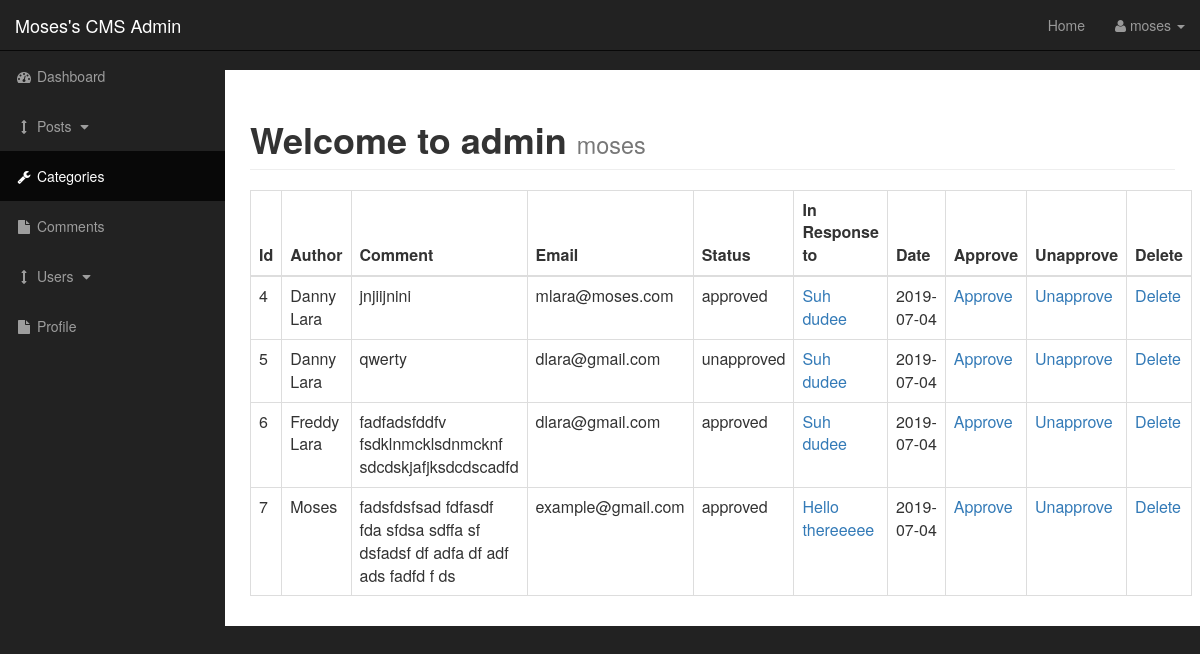
The app's page /admin/comments.php (signed in) with its own data.
### tables this page shows
CREATE TABLE `comments` (
  `comment_id` int(3) NOT NULL,
  `comment_post_id` int(3) NOT NULL,
  `comment_author` varchar(255) NOT NULL,
  `comment_email` varchar(255) NOT NULL,
  `comment_content` text NOT NULL,
  `comment_status` varchar(255) NOT NULL,
  `comment_date` date NOT NULL
);

CREATE TABLE `posts` (
  `post_id` int(3) NOT NULL,
  `post_category_id` int(3) NOT NULL,
  `post_title` varchar(255) NOT NULL,
  `post_author` varchar(255) NOT NULL,
  `post_date` date NOT NULL,
  `post_image` text NOT NULL,
  `post_content` text NOT NULL,
  `post_tags` varchar(255) NOT NULL,
  `post_comment_count` int(11) NOT NULL,
  `post_status` varchar(255) NOT NULL DEFAULT 'draft'
);

### admin/includes/view_all_comments.php (the view, shortened to what this page needs)
<table class="table table-bordered table-hover">
    <thead>
        <tr>
            <th>Id</th>
            <th>Author</th>
            <th>Comment</th>
            <th>Email</th>
            <th>Status</th>
            <th>In Response to</th>
            <th>Date</th>
            <th>Approve</th>
            <th>Unapprove</th>
            <th>Delete</th>
        </tr>
    </thead>
    <tbody>
    <?php
    $query = "SELECT * FROM comments";
    $select_comments = mysqli_query($connection,$query);
    while($row = mysqli_fetch_assoc($select_comments)) {
        $comment_id = $row['comment_id'];
        $comment_post_id = $row['comment_post_id'];
        $comment_author = $row['comment_author'];
        $comment_email = $row['comment_email'];
        $comment_content = $row['comment_content'];
        $comment_status = $row['comment_status'];
        $comment_date = $row['comment_date'];
        echo "<tr>";
        echo "<td>{$comment_id}</td>";
        echo "<td>{$comment_author}</td>";
        echo "<td>$comment_content</td>";
        echo "<td>{$comment_email}</td>";
        echo "<td>{$comment_status}</td>";
        $query = "SELECT * FROM posts WHERE post_id = $comment_post_id ";
        $select_post_id_query = mysqli_query($connection, $query);
        while($row = mysqli_fetch_assoc($select_post_id_query)){
            $post_id = $row['post_id'];
            $post_title = $row['post_title'];
            echo "<td><a href='../post.php?p_id=$post_id'>$post_title</a></td>";
        }
        echo "<td>{$comment_date}</td>";
        echo "<td><a href='comments.php?approved=$comment_id'>Approve</a></td>";
        echo "<td><a href='comments.php?unapproved=$comment_id'>Unapprove</a></td>";
        echo "<td><a href='comments.php?delete=$comment_id'>Delete</a></td>";
        echo "</tr>";
    }
    ?>
</tbody>
</table>

### admin/css/sb-admin.css (style rules this page uses)
body { margin-top: 100px; background-color: #222; }
@media (min-width:768px) { body { margin-top: 50px; } }

### records on screen
comments: comment_id "4", comment_author "Danny Lara", comment_content "jnjiijnini", comment_email "mlara@moses.com", comment_status "approved", comment_date "2019-07-04"
posts: post_title "Suh dudee"
comments: comment_id "5", comment_author "Danny Lara", comment_content "qwerty", comment_email "dlara@gmail.com", comment_status "unapproved", comment_date "2019-07-04"
comments: comment_id "6", comment_author "Freddy Lara", comment_content "fadfadsfddfv fsdklnmcklsdnmcknf sdcdskjafjksdcdscadfd", comment_email "dlara@gmail.com", comment_status "approved", comment_date "2019-07-04"
comments: comment_id "7", comment_author "Moses", comment_content "fadsfdsfsad fdfasdf fda sfdsa sdffa sf dsfadsf df adfa df adf ads fadfd f ds", comment_email "example@gmail.com", comment_status "approved", comment_date "2019-07-04"
posts: post_title "Hello thereeeee"

### other values on screen
$_SESSION['username'] "moses"
